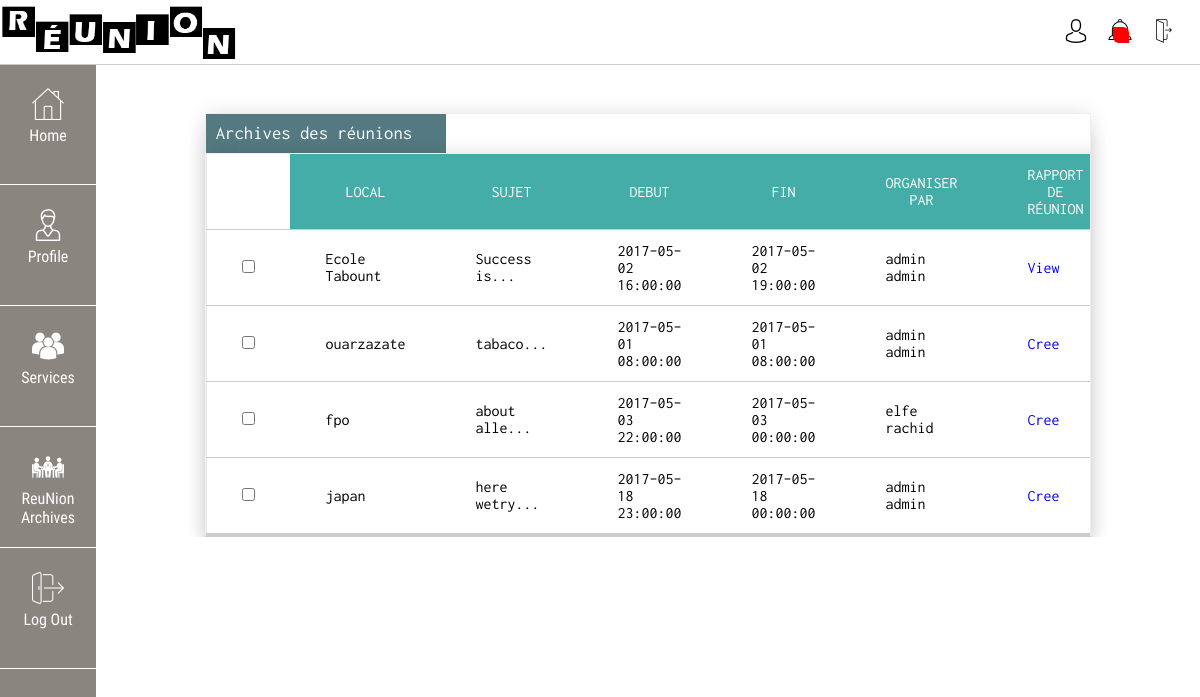
Screenshot of /index.php?page=archives (signed in) with the database file from the repository.
### tables this page shows
CREATE TABLE `reunions` (
  `id` int(11) NOT NULL,
  `sujet` varchar(100) NOT NULL,
  `local` varchar(100) NOT NULL,
  `organiser` int(11) NOT NULL,
  `ddb` date NOT NULL,
  `hdb` time NOT NULL,
  `ddf` date NOT NULL,
  `hdf` time NOT NULL,
  `participants` text NOT NULL,
  `invited` text NOT NULL
);

CREATE TABLE `users` (
  `id` int(11) NOT NULL,
  `nom` varchar(50) NOT NULL,
  `prenom` varchar(50) NOT NULL,
  `email` varchar(100) NOT NULL,
  `tele` varchar(50) NOT NULL,
  `groups` int(11) NOT NULL,
  `service` int(11) NOT NULL,
  `password` varchar(64) NOT NULL,
  `date` date NOT NULL,
  `note` text NOT NULL
);

### classes/Config.php (called while the page is built)
<?php
class Config{
    public static function get($path = null){
		if(isset($path)){
			$config = $GLOBALS['config'];
			$path = explode('/', $path);
			foreach ($path as $bit) {
				if(isset($config[$bit])){
					$config = $config[$bit];
				}
			}
			return $config;
		}
		return false;
	}
}
?>

### classes/Session.php (called while the page is built, shortened)
<?php
class Session{
	public static function exists($name){
		return(isset($_SESSION[$name])) ? true : false;
	}
	public static function get($name){
		return $_SESSION[$name];
	}
}
?>

### functions/escape.php (called while the page is built)
<?php
function escape($string){
	return htmlentities($string, ENT_QUOTES, 'UTF-8');
}
?>

### classes/DB.php (called while the page is built, shortened)
<?php
class DB{
    private static $_instance = null;
	       private $_pdo,
	               $_query,
	               $_error = false,
	               $_results,
	               $_count = 0;
	private function __construct(){
		try{
			$this->_pdo = new PDO('mysql:host='. Config::get('mysql/host').';
			                     dbname='. Config::get('mysql/db'),
			                               Config::get('mysql/user'),
			                               Config::get('mysql/pass'));
		}catch(PDOException $e){
			die($e->getMessage());
		}
	}
	public static function getInstance(){
		if(!isset(self::$_instance)){
			self::$_instance = new DB();
		}
		return self::$_instance;
	}
	public function query($sql, $params = array()){
		$this->_error = false;
		if($this->_query = $this->_pdo->prepare($sql)){
			$x = 1;
			if(count($params)){
				foreach ($params as $param) {
					$this->_query->bindValue($x, $param);
					$x++;
				}
			}
			if($this->_query->execute()){
				$this->_results = $this->_query->fetchAll(PDO::FETCH_OBJ);
				$this->_count = $this->_query->rowCount();
			}else{
				$this->_error = true;
			}
		}
		return $this;
	}
    public function action($action, $table, $where = array()){
		if(count($where) === 3){
			$operators = array('=', '>', '<', '>=', '<=');
			$field    = $where[0];
			$operator = $where[1];
			$value    = $where[2];
			if(in_array($operator, $operators)){
				$sql = "{$action} FROM {$table} WHERE {$field} {$operator} ?";
				if(!$this->query($sql, array($value))->error()){
					return $this;
				}
			}
		}
		return false;
	}
	public function get($table, $where){
		return $this->action('SELECT *', $table, $where);
	}
	public function getTable($table) {
		$query = $this->_pdo->prepare("SELECT * FROM {$table}");
		$query->execute();
		while ($row = $query->fetchObject()) {
			$results[] = $row;
		}
		if(!empty($results)) {
			return $results;
		}
	}
	public function first(){
		return $this->_results[0];
	}
	public function error(){
		return $this->_error;
	}
	public function count(){
		return $this->_count;
	}
}
?>

### archives.php (the view)
<?php $reunions = DB::getInstance()->getTable('reunions'); $today = date("Y-m-d");?>
<div class="area">
	<table class="table">
		<h3 class="thead">Archives des réunions</h3>
			<tr>
				<td></td>
				<th>Local</th>
				<th>Sujet</th>
				<th>Debut</th>
				<th>Fin</th>
				<th class="orga">Organiser Par</th>
				<th>Rapport de réunion</th>
			</tr>
			<?php foreach($reunions as $ren) { if(strtotime($ren->ddb) < strtotime($today)) { ?>
			<tr>
				<td><input type="checkbox" name="ren[]" value=""></td>
				<td><?php echo $ren->local; ?></td>
				<td><?php echo substr($ren->sujet, 0, 10).'...'; ?></td>
				<td><?php echo $ren->ddb.' '.$ren->hdb; ?></td>
				<td><?php echo $ren->ddf.' '.$ren->hdf; ?></td>
				<td class="orga"><?php $user = DB::getInstance()->get('users', array('id', '=', $ren->organiser))->first(); echo $user->prenom.' '.$user->nom; ?></td>
				<td><?php $rap = DB::getInstance()->get('rapport', array('id_reunion', '=', $ren->id))->results();if(empty($rap)){?><a href="index.php?page=create_rapport&id=<?php echo $ren->id; ?>">Cree</a><?php } else{?> <a href="index.php?page=rapport&id=<?php echo $ren->id; ?>">View</a><?php }?></td>
			</tr>
			<?php }}?>
	</table>
</div>

### index.php (shortened to what this page needs)
<?php require_once('core/init.php');
if(!Session::exists(Config::get('session/session_name'))) {
    Redirect::to('login.php');
}else {?>
<?php require_once('template/header.php');?>
<?php
	$page = escape(@$_GET['page']);
	switch($page){
		case 'archives':
			require_once('archives.php');
		break;
	}
?>
<?php require_once('template/footer.php'); }?>

### template/header.php (shortened to what this page needs)
<!DOCTYPE html>
<html lang="en">
<head>
	<link rel="stylesheet" href="template/css/style.css">
</head>
<body onload="note('userId', 'note')">
	<div class="warrp">
		<div class="header">
			<div class="logo"><img src="template/img/logoo.png" alt=""></div>
			<div class="navbar">
				<ul>
					<li><a href="index.php?page=profile"><img src="template/img/icons/avatar.png" alt=""></a></li>
					<li><a href="index.php?page=notification&id=<?php echo Session::get(Config::get('session/session_name')); ?>"><img src="template/img/icons/bell.png" alt=""><span id="note"></span></a></li>
					<li><a href="index.php?page=logout"><img src="template/img/icons/logout.png" alt=""></a></li>
				</ul>
			</div>
		</div>
		<div class="content">
			<div class="sidebar">
				<ul>
					<li class="color1"><a href="index.php?page=home"><img src="template/img/icons/home.png" alt=""> Home</a></li>
					<li class="color2"><a href="index.php?page=profile"><img src="template/img/icons/user.png" alt="">Profile</a></li>
					<li class="color2"><a href="index.php?page=services"><img src="template/img/icons/users.png" alt="">Services</a></li>
					<li class="color3"><a href="index.php?page=archives"><img src="template/img/icons/meet.png" alt="">ReuNion Archives</a></li>
					<li class="color4"><a href="index.php?page=logout"><img src="template/img/icons/out.png" alt="">Log Out</a></li>
				</ul>
			</div>
			<div class="showArea">

### template/footer.php (shortened to what this page needs)
			</div>
		</div>
	</div>
</body>
</html>

### template/css/style.css (style rules this page uses)
* { margin: 0; padding: 0; list-style: none; text-decoration: none }
body { font-size: 100% }
.warrp { width: 100%; height: 100%; overflow: hidden }
.header { width: 100%;height: 4em; background: white; border-bottom: 1px solid #ccc; color: #767676; position: relative; z-index: 10 }
.logo { width: 50%; height: 100%; float: left }
.logo > img { width: 40%; }
.navbar { width: 40%; float: right; }
.navbar > ul { margin: auto 1em 0 0; text-align: right }
.navbar > ul > li { display: inline-block; margin: 1.2em .5em 0 }
.content { width: 100%; height: 80% }
.sidebar { width: 6%; height: 100%; position: absolute; background: #8a857f; top: 0;z-index: 1 }
.sidebar > ul { width: 100%; padding-top: 4em }
.sidebar > ul > li { display: block; width: 100%; height: 6em; margin: 0; text-align: center; border-bottom: 1px solid white }
.sidebar > ul > li > a { color: white;text-align: center; font-family: rob }
.sidebar > ul > li > a >img { display: block; margin: 1.5em 0 .4em 1.5em; }
.showArea { width: 94%; height: 80%; float: right }
.area { width: 80%; margin: 3em auto 0 }
.table { width: 100%; border-collapse: collapse; border: 1px solid #eee; border-bottom: 2px solid #ccc;overflow-x:auto; box-shadow: 0px 0px 20px rgba(0,0,0,0.10),0px 10px 20px rgba(0,0,0,0.05),0px 20px 20px rgba(0,0,0,0.05),0px 30px 20px rgba(0,0,0,0.05) }
.thead { width: 25%; font-family: rik; font-weight: 200; padding: .5em; background: #547980; color: white }
.table th, td { color: #000; border-bottom: 1px solid #ccc; padding: 12px 35px; border-collapse: collapse; font-family: rik; font-weight: 200 }
table th { background: #45ADA8; color: #fff !important; text-transform: uppercase }
.area { overflow:hidden; border: 1px solid #eee; border-bottom: 2px solid #ccc; box-shadow: 0px 0px 20px rgba(0,0,0,0.10),0px 10px 20px rgba(0,0,0,0.05),0px 20px 20px rgba(0,0,0,0.05),0px 30px 20px rgba(0,0,0,0.05) }
@media screen and (max-width: 1200px) { .sidebar { width: 8% } }
@media screen and (max-width: 1200px) { .showArea { width: 92% } }
@media screen and (max-width: 1200px) { .sidebar > ul > li > a >img { display: block; margin: 1.5em 0 .4em 2em; } }

### template/header.php (style rules this page uses)
#note { width: 1em; height: 1em; background: red; color: white; position: absolute; font-family: rik; margin: .5em 0 0 -1.2em; text-align: center; line-height: 1em; border-radius: 0 6px }

### rows the page displays
reunions: local "Ecole Tabount", sujet "Success is", ddb "2017-05-02", hdb "16:00:00", ddf "2017-05-02", hdf "19:00:00", users.prenom "admin", users.nom "admin"
reunions: local "ouarzazate", sujet "tabaco", ddb "2017-05-01", hdb "08:00:00", ddf "2017-05-01", hdf "08:00:00", users.prenom "admin", users.nom "admin"
reunions: local "fpo", sujet "about alle", ddb "2017-05-03", hdb "22:00:00", ddf "2017-05-03", hdf "00:00:00", users.prenom "elfe", users.nom "rachid"
reunions: local "japan", sujet "here wetry", ddb "2017-05-18", hdb "23:00:00", ddf "2017-05-18", hdf "00:00:00", users.prenom "admin", users.nom "admin"
